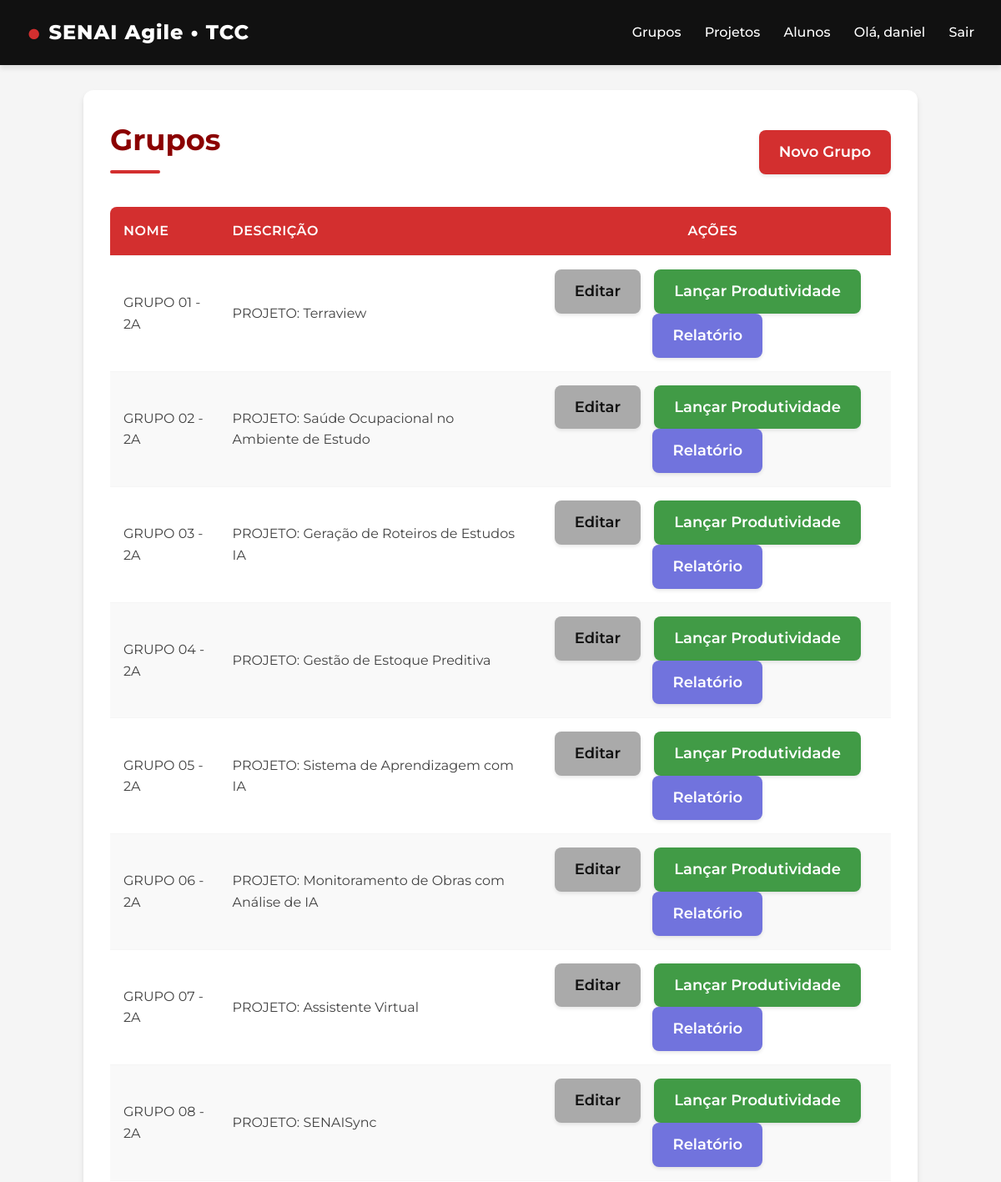
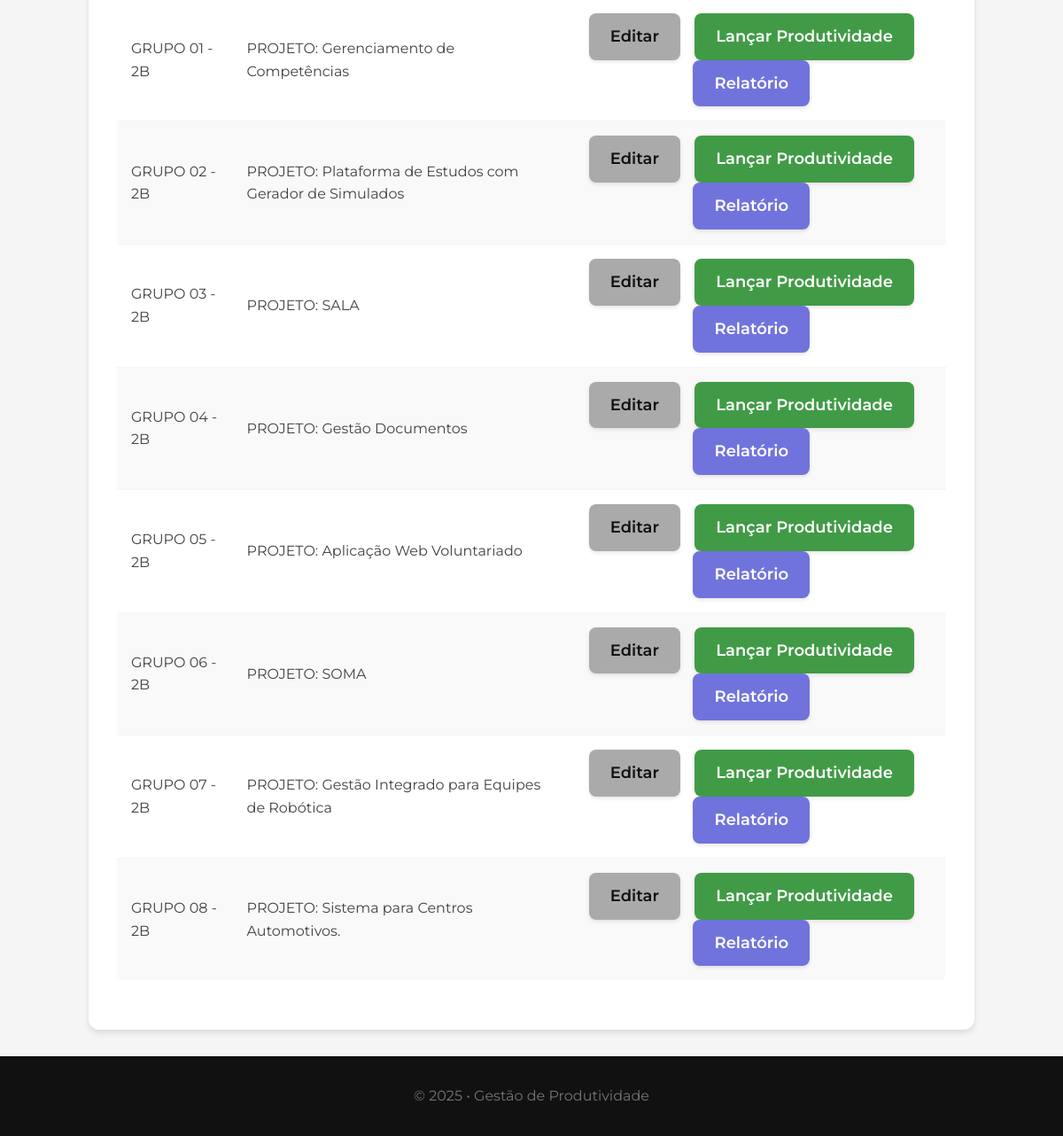
The app's page /produtividade/grupos/ (signed in) with its own data (2 pictures, top to bottom).
### produtividade/models.py (models this page shows, shortened)
class Group(models.Model):
    nome = models.CharField(max_length=100)
    descricao = models.TextField(blank=True)

### produtividade/views.py (the view)
# urls.py: path('grupos/', views.GroupListView.as_view(), name='group_list'),
class GroupListView(LoginRequiredMixin, ListView):
    model = Group
    template_name = 'produtividade/group_list.html'
    context_object_name = 'grupos'

### produtividade/templates/produtividade/group_list.html (shortened to what this page needs)
{% extends 'produtividade/base.html' %}
{% block content %}
  <div class="list-header">
    <h1>Grupos</h1>
    <a class="btn primary" href="{% url 'produtividade:group_create' %}">Novo Grupo</a>
  </div>
  <table class="table">
    <thead><tr><th>Nome</th><th>Descrição</th><th style="text-align: center;";>Ações</th></tr></thead>
    <tbody>
      {% for g in grupos %}
        <tr>
          <td>{{ g.nome }}</td>
          <td>{{ g.descricao|default:'—' }}</td>
          <td class="gap" style="text-align: center;">
            <a class="btn" href="{% url 'produtividade:group_update' g.id %}">Editar</a>
            <a class="btn carregar" href="{% url 'produtividade:launch_productivity' g.id %}">Lançar Produtividade</a>
            <a class="btn relatorio" href="{% url 'produtividade:group_report' g.id %}">Relatório</a>
          </td>
        </tr>
      {% empty %}
        <tr><td colspan="3">Nenhum grupo cadastrado.</td></tr>
      {% endfor %}
    </tbody>
  </table>
{% endblock %}

### produtividade/templates/produtividade/base.html (shortened to what this page needs)
<!DOCTYPE html>
{% load static %}
<html lang="pt-br">
<head>
  <link rel="stylesheet" href="{% static 'produtividade/styles.css' %}">
</head>
<body>
  <header class="topbar">
    <div class="logo">SENAI Agile • TCC</div>
    <nav class="nav">
      <a href="{% url 'produtividade:group_list' %}">Grupos</a>
      <a href="{% url 'produtividade:project_list' %}">Projetos</a>
      <a href="{% url 'produtividade:student_list' %}">Alunos</a>
      {% if user.is_authenticated %}
        <span class="user">Olá, {{ user.get_username }}</span>
        <a class="logout" href="{% url 'logout' %}">Sair</a>
      {% else %}
        <a class="login" href="{% url 'login' %}">Entrar</a>
      {% endif %}
    </nav>
  </header>
  <main class="container">
    {% block content %}{% endblock %}
  </main>
  <footer class="footer">© {% now "Y" %} • Gestão de Produtividade</footer>
</body>
</html>

### produtividade/static/produtividade/styles.css (style rules this page uses)
:root { --red-dark: #8B0000; --red-primary: #d32f2f; --red-light: #ff6659; --red-accent: #ff5252; --black: #111111; --gray-dark: #424242; --gray-medium: #757575; --gray-light: #f5f5f5; --white: #ffffff; --shadow: 0 4px 6px rgba(0, 0, 0, 0.1); --transition: all 0.3s ease; }
* { box-sizing: border-box; margin: 0; padding: 0; }
body { background: var(--gray-light); color: var(--gray-dark); font-family: 'Montserrat', sans-serif; line-height: 1.6; }
.topbar { background: var(--black); color: var(--white); display: flex; align-items: center; justify-content: space-between; padding: 16px 32px; box-shadow: var(--shadow); position: sticky; top: 0; z-index: 100; }
.topbar .logo { font-weight: 800; letter-spacing: 1px; font-size: 1.5rem; color: var(--white); display: flex; align-items: center; }
.logo::before { content: "●"; color: var(--red-primary); font-size: 1.8rem; margin-right: 8px; }
.topbar .nav a, .topbar .nav span { color: var(--white); text-decoration: none; margin-left: 24px; font-weight: 500; transition: var(--transition); position: relative; padding: 6px 0; }
.topbar .nav a::after { content: ''; position: absolute; width: 0; height: 2px; bottom: 0; left: 0; background-color: var(--red-light); transition: var(--transition); }
.container { margin: 30px 100px; background: var(--white); padding: 32px; border-radius: 12px; box-shadow: var(--shadow); }
.footer { text-align: center; padding: 32px; color: var(--gray-medium); background: var(--black); margin-top: 40px; }
.btn { display: inline-block; padding: 12px 24px; border-radius: 8px; background: #aaa; text-decoration: none; color: var(--black); border: none; cursor: pointer; font-weight: 600; transition: var(--transition); box-shadow: 0 2px 4px rgba(0, 0, 0, 0.1); font-family: 'Montserrat', sans-serif; font-size: large; }
.btn.primary { background: var(--red-primary); color: var(--white); }
.table { width: 100%; border-collapse: collapse; margin: 24px 0; border-radius: 8px; overflow: hidden; }
.table th, .table td { padding: 16px; border-bottom: 1px solid var(--gray-light); text-align: left; }
.table th { background: var(--red-primary); color: var(--white); font-weight: 600; text-transform: uppercase; letter-spacing: 0.5px; }
.table tr:last-child td { border-bottom: none; }
.table tr:nth-child(even) { background-color: #f9f9f9; }
.list-header { display: flex; align-items: center; justify-content: space-between; margin-bottom: 24px; }
.gap>* { margin-right: 12px; }
h1, h2, h3, h4 { color: var(--black); margin-bottom: 16px; }
h1 { font-size: 2.2rem; color: var(--red-dark); position: relative; padding-bottom: 12px; }
h1::after { content: ''; position: absolute; left: 0; bottom: 0; width: 60px; height: 4px; background: var(--red-primary); border-radius: 2px; }
html, body { height: 100%; }
body { min-height: 100vh; display: flex; flex-direction: column; }
main.container { flex: 1 0 auto; }
.footer { margin-top: auto; }
.carregar { background-color: #419b46; color: #fff; }
.relatorio { background-color: #7173dd; color: #fff; }

### records on screen
Group: nome "GRUPO 01 - 2A", descricao "PROJETO: Terraview"
Group: nome "GRUPO 02 - 2A", descricao "PROJETO: Saúde Ocupacional no Ambiente de Estudo"
Group: nome "GRUPO 03 - 2A", descricao "PROJETO: Geração de Roteiros de Estudos IA"
Group: nome "GRUPO 04 - 2A", descricao "PROJETO: Gestão de Estoque Preditiva"
Group: nome "GRUPO 05 - 2A", descricao "PROJETO: Sistema de Aprendizagem com IA"
Group: nome "GRUPO 06 - 2A", descricao "PROJETO: Monitoramento de Obras com Análise de IA"
Group: nome "GRUPO 07 - 2A", descricao "PROJETO: Assistente Virtual"
Group: nome "GRUPO 08 - 2A", descricao "PROJETO: SENAISync"
Group: nome "GRUPO 01 - 2B", descricao "PROJETO: Gerenciamento de Competências"
Group: nome "GRUPO 02 - 2B", descricao "PROJETO: Plataforma de Estudos com Gerador de Simulados"
Group: nome "GRUPO 03 - 2B", descricao "PROJETO: SALA"
Group: nome "GRUPO 04 - 2B", descricao "PROJETO: Gestão Documentos"
Group: nome "GRUPO 05 - 2B", descricao "PROJETO: Aplicação Web Voluntariado"
Group: nome "GRUPO 06 - 2B", descricao "PROJETO: SOMA"
Group: nome "GRUPO 07 - 2B", descricao "PROJETO: Gestão Integrado para Equipes de Robótica"
Group: nome "GRUPO 08 - 2B", descricao "PROJETO: Sistema para Centros Automotivos."

### other values on screen
{{ user.get_username }} "daniel"
